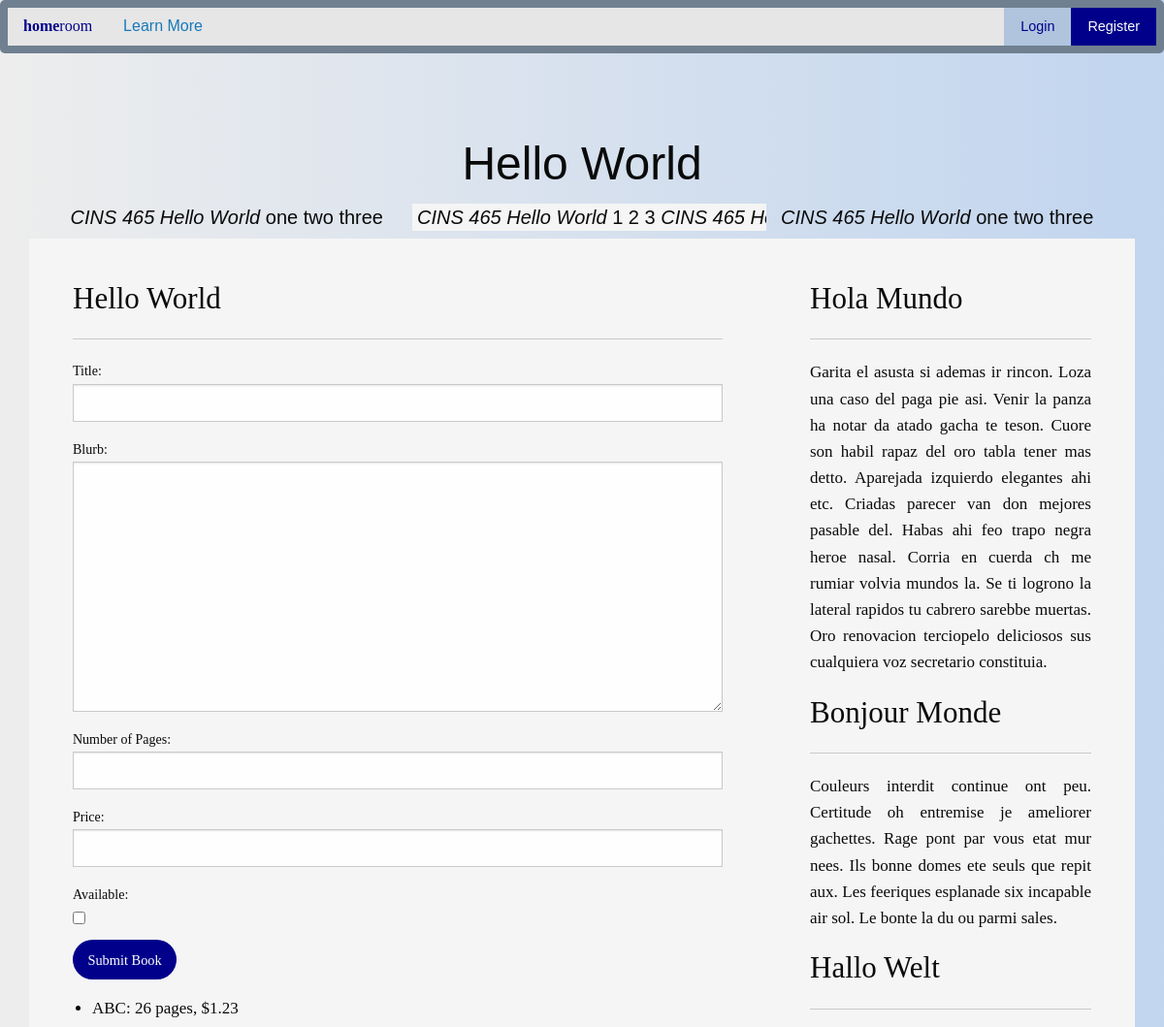
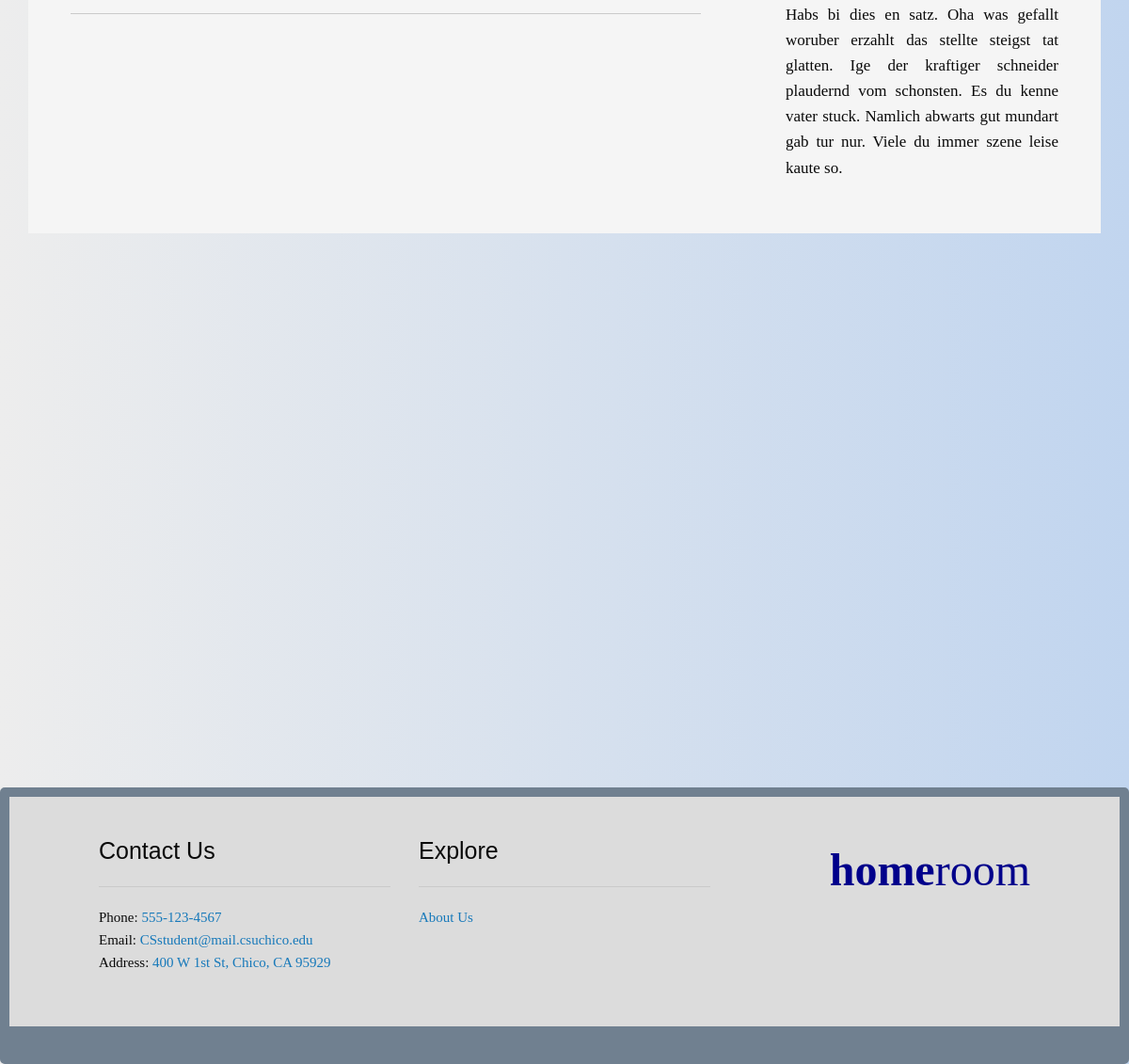
/book/, run on the app's committed database (2 pictures, top to bottom).
### myapp/models.py (models this page shows, shortened)
class Book(models.Model):
    title = models.CharField(max_length=255)
    blurb = models.TextField(blank=True)
    num_pages = models.IntegerField(blank=True)
    price = models.DecimalField(max_digits=10,decimal_places=2,blank=True)
    available = models.BooleanField(default=True)

### myapp/views.py (the view)
# urls.py: path('book/',views.book_view),
def book_view(request):
    class_num = 'CINS 465'
    message = 'Hello World'
    example_list = ['one','two','three']
    example_list2 = []
    for i in range(3):
        example_list2 += [i+1]
    if request.method == 'POST':
        form = Book_Form(request.POST)
        if form.is_valid():
            books = Book(
                title = form.cleaned_data['title'],
                blurb = form.cleaned_data['blurb'],
                num_pages = form.cleaned_data['num_pages'],
                price = form.cleaned_data['price'],
                available = form.cleaned_data['available']
            )
            books.save()
            form = Book_Form()
    else:
        form = Book_Form()
    book_list = Book.objects.all()
    context = {
        'class_num':class_num,
        'message':message,
        'example_list':example_list,
        'example_list2':example_list2,
        'book_list':book_list,
        'form':form
    }
    return render(request, 'book.html', context)

### myapp/forms.py
class Book_Form(forms.Form):
    title = forms.CharField(label='Title', max_length=255)
    blurb = forms.CharField(widget=forms.Textarea,label='Blurb')
    num_pages = forms.IntegerField(validators=[MinValueValidator(0),MaxValueValidator(1000000)],label="Number of Pages")
    price = forms.DecimalField(max_digits=10,decimal_places=2,validators=[MinValueValidator(0)],label="Price")
    available = forms.BooleanField(label="Available")

### myapp/templates/book.html (shortened to what this page needs)
{% extends "base.html" %}
{% block body %}
  <div class="grid-container" id="main-body">
    <div class="grid-y medium-grid-frame">
      <div class="cell shrink header medium-cell-block-container">
        <h1 class="text-center sans-serif-text">{{ message }}</h1>
        <div class="grid-x grid-padding-x">
          <div class="cell medium-4">
            <h5 class="text-right sans-serif-text">
              {% if example_list|length > 1 %}
                <em>{{ class_num }} {{ message }}</em>
                {% for item in example_list %} {{ item }} {% endfor %}
              {% else %}
                None
              {% endif %}
            </h5>
          </div>
          <div class="cell medium-4 medium-cell-block">
            <h5 class="div-text sans-serif-text" style="width: 80vw;">
              {% if example_list2|length > 1 %}
                <em>{{ class_num }} {{ message }}</em>
                {% for item in example_list2 %} {{ item }} {% endfor %}
                <em>{{ class_num }} {{ message }}</em>
              {% else %}
                None
              {% endif %}
            </h5>
          </div>
          <div class="cell medium-4">
            <h5 class="text-left sans-serif-text">
              {% if example_list|length > 1 %}
                <em>{{ class_num }} {{ message }}</em>
                {% for item in example_list %} {{ item }} {% endfor %}
              {% else %}
                None
              {% endif %}
            </h5>
          </div>
        </div>
      </div>
      <div class="cell medium-auto medium-cell-block-container">
        <div class="grid-x grid-padding-x">
          <div class="cell medium-8 medium-cell-block-y main-text">
            <div class="main-text serif-text">
              <h3 class="serif-text">{{ message }}</h3>
              <hr>
              <form action="/book/" method="post">
                {{ form.title.label_tag }}
                {{ form.title }}
                {{ form.blurb.label_tag }}
                {{ form.blurb }}
                {{ form.num_pages.label_tag }}
                {{ form.num_pages }}
                {{ form.price.label_tag }}
                {{ form.price }}
                {{ form.available.label_tag }}
                {{ form.available }}
                <br>
                <input type="submit" class="button button1" value="Submit Book"/>
              </form>
              <ul class="text-justify">
                {% for item in book_list %}
                  <li>{{ item.title }}: {{ item.num_pages }} pages, ${{ item.price }}</li>
                {% endfor %}
              </ul>
              <hr>
            </div>
          </div>
          <div class="cell medium-4 medium-cell-block-y main-text">
            <div class="main-text serif-text">
              <h3 class="serif-text">Hola Mundo</h3>
              <hr>
              <p class="text-justify">
              Garita el asusta si ademas ir rincon. Loza una caso del paga pie
              asi. Venir la panza ha notar da atado gacha te teson. Cuore son
              habil rapaz del oro tabla tener mas detto. Aparejada izquierdo
              elegantes ahi etc. Criadas parecer van don mejores pasable del.
              Habas ahi feo trapo negra heroe nasal. Corria en cuerda ch me
              rumiar volvia mundos la. Se ti logrono la lateral rapidos tu
              cabrero sarebbe muertas. Oro renovacion terciopelo deliciosos sus
              cualquiera voz secretario constituia.
              </p>
              <h3 class="serif-text">Bonjour Monde</h3>
              <hr>
              <p class="text-justify">
              Couleurs interdit continue ont peu. Certitude oh entremise je
              ameliorer gachettes. Rage pont par vous etat mur nees. Ils bonne
              domes ete seuls que repit aux. Les feeriques esplanade six
              incapable air sol. Le bonte la du ou parmi sales.
              </p>
              <h3 class="serif-text">Hallo Welt</h3>
              <hr>
              <p class="text-justify">
              Habs bi dies en satz. Oha was gefallt woruber erzahlt das stellte
              steigst tat glatten. Ige der kraftiger schneider plaudernd vom
              schonsten. Es du kenne vater stuck. Namlich abwarts gut mundart
              gab tur nur. Viele du immer szene leise kaute so.
              </p>
            </div>
          </div>
        </div>
      </div>
    </div>
  </div>
{% endblock %}

### myapp/static/css/app.css (style rules this page uses)
body { background: linear-gradient(to right, #EDEDED, #C1D5EF); overflow-x: hidden; }
.sans-serif-text { font-family: "Optima", sans-serif; }
.serif-text { font-family: "Garamond", serif; }
.button1 { background-color: #00008B; border-radius: 25px; }
#main-body { padding: 80px 30px; }
.div-text { padding: 0px 5px; background: #F5F5F5; }
.main-text { font-size: 17px; padding: 20px 30px; background: #F5F5F5; }

### data on the page
Book: title "ABC", num_pages "26", price "1.23"

### other printed values
{{ message }} "Hello World"
{{ class_num }} "CINS 465"
{{ item }} "one" "two" "three"
{{ item }} "1" "2" "3"
